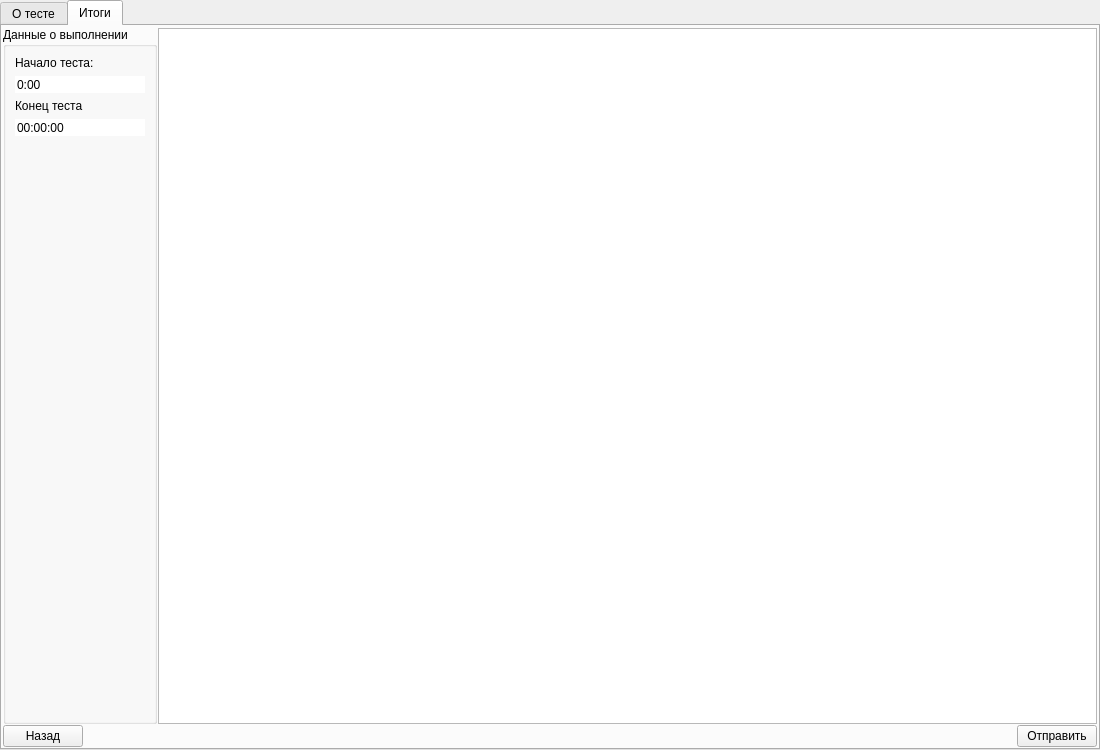
<?xml version="1.0" encoding="UTF-8"?>
<ui version="4.0">
 <class>TestWidget</class>
 <widget class="QTabWidget" name="TestWidget">
  <property name="geometry">
   <rect>
    <x>0</x>
    <y>0</y>
    <width>1100</width>
    <height>750</height>
   </rect>
  </property>
  <property name="windowTitle">
   <string>TabWidget</string>
  </property>
  <property name="currentIndex">
   <number>1</number>
  </property>
  <widget class="QWidget" name="AboutTestTab">
   <attribute name="title">
    <string>О тесте</string>
   </attribute>
   <layout class="QGridLayout" name="gridLayout">
    <property name="leftMargin">
     <number>1</number>
    </property>
    <property name="topMargin">
     <number>1</number>
    </property>
    <property name="rightMargin">
     <number>1</number>
    </property>
    <property name="bottomMargin">
     <number>1</number>
    </property>
    <property name="spacing">
     <number>1</number>
    </property>
    <item row="0" column="1" colspan="2">
     <widget class="QTextBrowser" name="aboutTestBrowser"/>
    </item>
    <item row="0" column="0">
     <widget class="QGroupBox" name="groupBox">
      <property name="sizePolicy">
       <sizepolicy hsizetype="Maximum" vsizetype="Preferred">
        <horstretch>0</horstretch>
        <verstretch>0</verstretch>
       </sizepolicy>
      </property>
      <property name="title">
       <string>Данные пользователя</string>
      </property>
      <layout class="QVBoxLayout" name="verticalLayout">
       <item>
        <widget class="QLabel" name="surnameLabel">
         <property name="text">
          <string>Фамилия</string>
         </property>
        </widget>
       </item>
       <item>
        <widget class="QLineEdit" name="surnameEdit">
         <property name="sizePolicy">
          <sizepolicy hsizetype="Maximum" vsizetype="Fixed">
           <horstretch>0</horstretch>
           <verstretch>0</verstretch>
          </sizepolicy>
         </property>
        </widget>
       </item>
       <item>
        <widget class="QLabel" name="nameLabel">
         <property name="text">
          <string>Имя</string>
         </property>
        </widget>
       </item>
       <item>
        <widget class="QLineEdit" name="nameEdit">
         <property name="sizePolicy">
          <sizepolicy hsizetype="Maximum" vsizetype="Fixed">
           <horstretch>0</horstretch>
           <verstretch>0</verstretch>
          </sizepolicy>
         </property>
        </widget>
       </item>
       <item>
        <widget class="QLabel" name="groupLabel">
         <property name="text">
          <string>Группа</string>
         </property>
        </widget>
       </item>
       <item>
        <widget class="QLineEdit" name="groupEdit">
         <property name="sizePolicy">
          <sizepolicy hsizetype="Maximum" vsizetype="Fixed">
           <horstretch>0</horstretch>
           <verstretch>0</verstretch>
          </sizepolicy>
         </property>
        </widget>
       </item>
       <item>
        <widget class="QLabel" name="label">
         <property name="text">
          <string>До конца теста:</string>
         </property>
        </widget>
       </item>
       <item>
        <widget class="QTimeEdit" name="Timer">
         <property name="wrapping">
          <bool>false</bool>
         </property>
         <property name="frame">
          <bool>false</bool>
         </property>
         <property name="readOnly">
          <bool>true</bool>
         </property>
         <property name="buttonSymbols">
          <enum>QAbstractSpinBox::NoButtons</enum>
         </property>
         <property name="specialValueText">
          <string/>
         </property>
         <property name="displayFormat">
          <string>H:mm</string>
         </property>
         <property name="currentSectionIndex">
          <number>0</number>
         </property>
        </widget>
       </item>
       <item>
        <spacer name="verticalSpacer">
         <property name="orientation">
          <enum>Qt::Vertical</enum>
         </property>
         <property name="sizeHint" stdset="0">
          <size>
           <width>20</width>
           <height>40</height>
          </size>
         </property>
        </spacer>
       </item>
      </layout>
     </widget>
    </item>
    <item row="2" column="0" colspan="3">
     <layout class="QHBoxLayout" name="horizontalLayout">
      <item>
       <widget class="QPushButton" name="exitButton">
        <property name="text">
         <string>Выйти</string>
        </property>
       </widget>
      </item>
      <item>
       <spacer name="horizontalSpacer_2">
        <property name="orientation">
         <enum>Qt::Horizontal</enum>
        </property>
        <property name="sizeHint" stdset="0">
         <size>
          <width>40</width>
          <height>20</height>
         </size>
        </property>
       </spacer>
      </item>
      <item>
       <widget class="QPushButton" name="nextButton">
        <property name="text">
         <string>Вперёд</string>
        </property>
       </widget>
      </item>
     </layout>
    </item>
   </layout>
  </widget>
  <widget class="QWidget" name="decisionTab">
   <attribute name="title">
    <string>Итоги</string>
   </attribute>
   <layout class="QGridLayout" name="gridLayout_2">
    <property name="leftMargin">
     <number>1</number>
    </property>
    <property name="topMargin">
     <number>1</number>
    </property>
    <property name="rightMargin">
     <number>1</number>
    </property>
    <property name="bottomMargin">
     <number>1</number>
    </property>
    <property name="spacing">
     <number>1</number>
    </property>
    <item row="0" column="0" rowspan="2">
     <widget class="QGroupBox" name="groupBox_2">
      <property name="sizePolicy">
       <sizepolicy hsizetype="Fixed" vsizetype="Minimum">
        <horstretch>0</horstretch>
        <verstretch>0</verstretch>
       </sizepolicy>
      </property>
      <property name="minimumSize">
       <size>
        <width>150</width>
        <height>0</height>
       </size>
      </property>
      <property name="title">
       <string>Данные о выполнении</string>
      </property>
      <layout class="QVBoxLayout" name="verticalLayout_2">
       <item>
        <widget class="QLabel" name="startLabel">
         <property name="sizePolicy">
          <sizepolicy hsizetype="Preferred" vsizetype="Maximum">
           <horstretch>0</horstretch>
           <verstretch>0</verstretch>
          </sizepolicy>
         </property>
         <property name="text">
          <string>Начало теста:</string>
         </property>
        </widget>
       </item>
       <item>
        <widget class="QTimeEdit" name="startTime">
         <property name="sizePolicy">
          <sizepolicy hsizetype="Expanding" vsizetype="Fixed">
           <horstretch>0</horstretch>
           <verstretch>0</verstretch>
          </sizepolicy>
         </property>
         <property name="frame">
          <bool>false</bool>
         </property>
         <property name="readOnly">
          <bool>true</bool>
         </property>
         <property name="buttonSymbols">
          <enum>QAbstractSpinBox::NoButtons</enum>
         </property>
         <property name="keyboardTracking">
          <bool>true</bool>
         </property>
         <property name="currentSection">
          <enum>QDateTimeEdit::HourSection</enum>
         </property>
         <property name="displayFormat">
          <string>H:mm</string>
         </property>
        </widget>
       </item>
       <item>
        <widget class="QLabel" name="endLabel">
         <property name="sizePolicy">
          <sizepolicy hsizetype="Preferred" vsizetype="Maximum">
           <horstretch>0</horstretch>
           <verstretch>0</verstretch>
          </sizepolicy>
         </property>
         <property name="text">
          <string>Конец теста</string>
         </property>
        </widget>
       </item>
       <item>
        <widget class="QTimeEdit" name="endTime">
         <property name="sizePolicy">
          <sizepolicy hsizetype="Expanding" vsizetype="Fixed">
           <horstretch>0</horstretch>
           <verstretch>0</verstretch>
          </sizepolicy>
         </property>
         <property name="frame">
          <bool>false</bool>
         </property>
         <property name="buttonSymbols">
          <enum>QAbstractSpinBox::NoButtons</enum>
         </property>
        </widget>
       </item>
       <item>
        <spacer name="verticalSpacer_2">
         <property name="orientation">
          <enum>Qt::Vertical</enum>
         </property>
         <property name="sizeHint" stdset="0">
          <size>
           <width>20</width>
           <height>40</height>
          </size>
         </property>
        </spacer>
       </item>
      </layout>
     </widget>
    </item>
    <item row="1" column="1" colspan="2">
     <widget class="DecisionWidget" name="decisionWidget">
      <property name="sizeAdjustPolicy">
       <enum>QAbstractScrollArea::AdjustIgnored</enum>
      </property>
      <property name="selectionBehavior">
       <enum>QAbstractItemView::SelectRows</enum>
      </property>
      <property name="textElideMode">
       <enum>Qt::ElideMiddle</enum>
      </property>
      <attribute name="horizontalHeaderCascadingSectionResizes">
       <bool>false</bool>
      </attribute>
      <attribute name="horizontalHeaderMinimumSectionSize">
       <number>40</number>
      </attribute>
      <attribute name="horizontalHeaderDefaultSectionSize">
       <number>100</number>
      </attribute>
      <attribute name="horizontalHeaderStretchLastSection">
       <bool>false</bool>
      </attribute>
     </widget>
    </item>
    <item row="3" column="0" colspan="3">
     <layout class="QHBoxLayout" name="horizontalLayout_3">
      <item>
       <widget class="QPushButton" name="backButton">
        <property name="text">
         <string>Назад</string>
        </property>
       </widget>
      </item>
      <item>
       <spacer name="horizontalSpacer">
        <property name="orientation">
         <enum>Qt::Horizontal</enum>
        </property>
        <property name="sizeHint" stdset="0">
         <size>
          <width>40</width>
          <height>20</height>
         </size>
        </property>
       </spacer>
      </item>
      <item>
       <widget class="QPushButton" name="sendButton">
        <property name="sizePolicy">
         <sizepolicy hsizetype="Preferred" vsizetype="Fixed">
          <horstretch>0</horstretch>
          <verstretch>0</verstretch>
         </sizepolicy>
        </property>
        <property name="text">
         <string>Отправить</string>
        </property>
       </widget>
      </item>
     </layout>
    </item>
   </layout>
  </widget>
 </widget>
 <customwidgets>
  <customwidget>
   <class>DecisionWidget</class>
   <extends>QTableView</extends>
   <header location="global">Test/decisionwidget.h</header>
  </customwidget>
 </customwidgets>
 <resources/>
 <connections/>
</ui>
